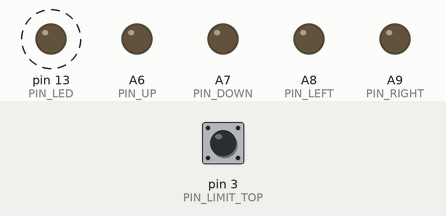
This sketch was run on a simulated Arduino Mega 2560, built with avr-gcc and run on an emulated ATmega2560. Parts: output pins drawn as LEDs (lit = HIGH). Dashed ring = blinking. The inputs (shaded band) are chosen by the test bench; at power-on: pin 3 (PIN_LIMIT_TOP) HIGH. What the sketch prints to the serial monitor is not drawn.

Above: at 1.25 s.
1.3 s: pin 3 (PIN_LIMIT_TOP) driven LOW
4.3 s: pin 3 (PIN_LIMIT_TOP) driven HIGH
7.3 s: pin 3 (PIN_LIMIT_TOP) pulsed LOW 2 times (0.12 s each, 0.3 s apart)
10.9 s: pin 3 (PIN_LIMIT_TOP) pulsed LOW 5 times (0.12 s each, 0.3 s apart)
Timing chart, 0 to 14.9 s (numbered marks = the images above; inputs shaded):
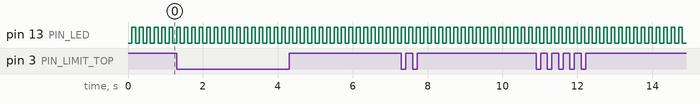

The sketch:

control_steering.ino
```cpp
// Actuator board for the ramp: steering actuator + jack, each driven by a pair
// of relays wired to reverse polarity.
//
// The host sends the complete desired state in one packet, many times a second.
// That stream is also the heartbeat: if it stops, every output drops.
//
//   host -> board (6 bytes):  0xA5, steer, jack, seq, reserved, crc8
//   board -> host (8 bytes):  0x5A, version, steer, jack, flags, seq, wd_trips, crc8
//
// steer: +1 right, -1 left, 0 off.   jack: +1 up, -1 down, 0 off.
// flags: 1 timed out, 2 steer capped, 4 jack capped, 8 jack at top, 16 jack at bottom.
// crc8 (poly 0x07) covers everything between the start byte and the crc.
// The same constants live in control_steering.py -- change them together.

const uint8_t FW_VERSION = 3;

const uint8_t PIN_RIGHT = A9, PIN_LEFT = A8;
const uint8_t PIN_UP = A6, PIN_DOWN = A7;
const uint8_t PIN_LED = 13;
// Jack limit switches. Both are normally closed and wired in series from GND:
//   GND -- top switch -- pin 3 -- bottom switch -- pin 1
// With pull-ups, pin 3 goes HIGH at the top, and pin 1 goes HIGH at the bottom
// (or at the top, since the top switch also cuts its path to GND). An unplugged
// cable therefore reads as "at top": up is blocked, down still works.
const uint8_t PIN_LIMIT_TOP = 3, PIN_LIMIT_BOTTOM = 1;

const uint32_t HEARTBEAT_TIMEOUT_MS = 250;   // no valid packet for this long -> all outputs off
const uint32_t REVERSE_DEADTIME_MS = 100;    // both relays off this long before reversing
const uint32_t STATUS_PERIOD_MS = 20;
const uint32_t LIMIT_DEBOUNCE_MS = 20;       // a limit reading must hold this long to count
// Longest one continuous push in a single direction. The steering actuator has
// no limit switches, so this bounds a stuck command. Release and press again to
// keep going.
const uint32_t STEER_MAX_ON_MS = 3000;
const uint32_t JACK_MAX_ON_MS = 60000;

const uint8_t CMD_START = 0xA5, CMD_LEN = 6;
const uint8_t STATUS_START = 0x5A, STATUS_LEN = 8;
const uint8_t FLAG_TIMED_OUT = 1, FLAG_STEER_CAPPED = 2, FLAG_JACK_CAPPED = 4;
const uint8_t FLAG_JACK_AT_TOP = 8, FLAG_JACK_AT_BOTTOM = 16;

struct Axis {
  uint8_t pinPos, pinNeg;
  uint32_t maxOnMs;
  int8_t want;        // last commanded direction
  int8_t out;         // direction actually being driven
  int8_t lastDir;     // direction of the most recent drive
  bool capped;
  uint32_t onSince, offSince;
};

Axis steer = {PIN_RIGHT, PIN_LEFT, STEER_MAX_ON_MS, 0, 0, 0, false, 0, 0};
Axis jack = {PIN_UP, PIN_DOWN, JACK_MAX_ON_MS, 0, 0, 0, false, 0, 0};

uint8_t rx[CMD_LEN];
uint8_t rxLen = 0;
uint8_t lastSeq = 0;
uint8_t wdTrips = 0;
bool timedOut = true;            // nothing moves until the first valid packet
uint32_t lastCmdMs = 0;
uint32_t lastStatusMs = 0;
uint8_t limits = 0, limitsRaw = 0;   // FLAG_JACK_AT_TOP / FLAG_JACK_AT_BOTTOM
uint32_t limitsRawSince = 0;

uint8_t crc8(const uint8_t *data, uint8_t len) {
  uint8_t crc = 0;
  for (uint8_t i = 0; i < len; i++) {
    crc ^= data[i];
    for (uint8_t b = 0; b < 8; b++) {
      crc = (crc & 0x80) ? (uint8_t)((crc << 1) ^ 0x07) : (uint8_t)(crc << 1);
    }
  }
  return crc;
}

bool validDir(int8_t d) { return d >= -1 && d <= 1; }

void axisOff(Axis &a, uint32_t now) {
  digitalWrite(a.pinPos, LOW);
  digitalWrite(a.pinNeg, LOW);
  if (a.out != 0) {
    a.out = 0;
    a.offSince = now;
  }
}

uint8_t readLimits() {
  if (digitalRead(PIN_LIMIT_TOP)) return FLAG_JACK_AT_TOP;
  return digitalRead(PIN_LIMIT_BOTTOM) ? FLAG_JACK_AT_BOTTOM : 0;
}

void limitsUpdate(uint32_t now) {
  uint8_t raw = readLimits();
  if (raw != limitsRaw) {
    limitsRaw = raw;
    limitsRawSince = now;
  } else if (now - limitsRawSince >= LIMIT_DEBOUNCE_MS) {
    limits = raw;
  }
}

// blockPos / blockNeg: a limit switch says the axis can't go further that way.
void axisUpdate(Axis &a, uint32_t now, bool blockPos, bool blockNeg) {
  int8_t want = a.want;
  if (a.capped) {
    if (want == 0) a.capped = false;     // released: allow the next push
    want = 0;
  } else if (a.out != 0 && want == a.out && now - a.onSince >= a.maxOnMs) {
    a.capped = true;
    want = 0;
  }
  if ((want > 0 && blockPos) || (want < 0 && blockNeg)) want = 0;
  if (want == a.out) return;
  axisOff(a, now);
  if (want == 0) return;
  // Reversing: wait with both relays released so they never overlap.
  if (want != a.lastDir && now - a.offSince < REVERSE_DEADTIME_MS) return;
  digitalWrite(want > 0 ? a.pinPos : a.pinNeg, HIGH);
  a.out = want;
  a.lastDir = want;
  a.onSince = now;
}

void readCommands(uint32_t now) {
  while (Serial.available()) {
    rx[rxLen++] = Serial.read();
    if (rxLen < CMD_LEN) continue;
    int8_t s = (int8_t)rx[1], j = (int8_t)rx[2];
    if (rx[0] == CMD_START && crc8(rx + 1, CMD_LEN - 2) == rx[CMD_LEN - 1] && validDir(s) && validDir(j)) {
      steer.want = s;
      jack.want = j;
      lastSeq = rx[3];
      lastCmdMs = now;
      timedOut = false;
      rxLen = 0;
    } else {
      // not a packet: slide one byte and keep looking
      memmove(rx, rx + 1, CMD_LEN - 1);
      rxLen = CMD_LEN - 1;
    }
  }
}

void sendStatus() {
  if (Serial.availableForWrite() < STATUS_LEN) return;   // never block on a host that isn't reading
  uint8_t tx[STATUS_LEN];
  tx[0] = STATUS_START;
  tx[1] = FW_VERSION;
  tx[2] = (uint8_t)steer.out;
  tx[3] = (uint8_t)jack.out;
  tx[4] = (timedOut ? FLAG_TIMED_OUT : 0) | (steer.capped ? FLAG_STEER_CAPPED : 0) | (jack.capped ? FLAG_JACK_CAPPED : 0) | limits;
  tx[5] = lastSeq;
  tx[6] = wdTrips;
  tx[7] = crc8(tx + 1, STATUS_LEN - 2);
  Serial.write(tx, STATUS_LEN);
}

void setup() {
  const uint8_t outputs[] = {PIN_RIGHT, PIN_LEFT, PIN_UP, PIN_DOWN};
  for (uint8_t i = 0; i < 4; i++) {
    digitalWrite(outputs[i], LOW);
    pinMode(outputs[i], OUTPUT);
  }
  pinMode(PIN_LIMIT_TOP, INPUT_PULLUP);
  pinMode(PIN_LIMIT_BOTTOM, INPUT_PULLUP);
  delay(2);
  limits = limitsRaw = readLimits();
  pinMode(PIN_LED, OUTPUT);
  Serial.begin(115200);
}

void loop() {
  uint32_t now = millis();
  readCommands(now);

  if (!timedOut && now - lastCmdMs > HEARTBEAT_TIMEOUT_MS) {
    timedOut = true;
    if (wdTrips < 255) wdTrips++;
  }
  if (timedOut) {
    steer.want = 0;
    jack.want = 0;
  }
  limitsUpdate(now);
  axisUpdate(steer, now, false, false);
  axisUpdate(jack, now, limits & FLAG_JACK_AT_TOP, limits & FLAG_JACK_AT_BOTTOM);

  if (now - lastStatusMs >= STATUS_PERIOD_MS) {
    lastStatusMs = now;
    sendStatus();
  }
  // slow blink = host is talking, fast blink = no heartbeat
  digitalWrite(PIN_LED, (now / (timedOut ? 100 : 500)) % 2);
}
```

Measured:
- by itself, pin 13 (PIN_LED): alternates HIGH for 0.10 s and LOW for 0.10 s
